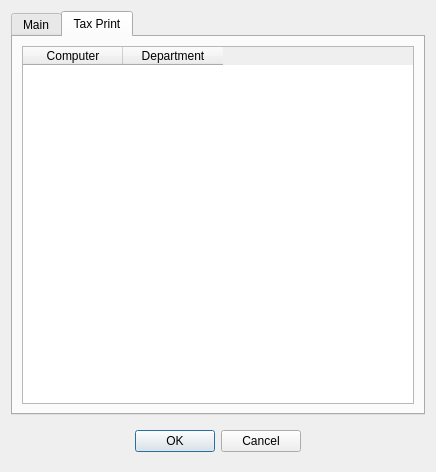
<?xml version="1.0" encoding="UTF-8"?>
<ui version="4.0">
 <class>REInvoiceItem</class>
 <widget class="QDialog" name="REInvoiceItem">
  <property name="geometry">
   <rect>
    <x>0</x>
    <y>0</y>
    <width>436</width>
    <height>450</height>
   </rect>
  </property>
  <property name="windowTitle">
   <string>Invoice Item</string>
  </property>
  <layout class="QVBoxLayout" name="verticalLayout">
   <item>
    <widget class="QTabWidget" name="tabWidget">
     <property name="currentIndex">
      <number>1</number>
     </property>
     <widget class="QWidget" name="tab">
      <attribute name="title">
       <string>Main</string>
      </attribute>
      <layout class="QHBoxLayout" name="horizontalLayout_2">
       <item>
        <layout class="QGridLayout" name="gridLayout">
         <item row="1" column="0">
          <widget class="QLabel" name="label_12">
           <property name="text">
            <string>Voucher type</string>
           </property>
          </widget>
         </item>
         <item row="1" column="1">
          <widget class="EQLineEdit" name="leVaucher">
           <property name="Field" stdset="0">
            <string>f_vaucher</string>
           </property>
          </widget>
         </item>
         <item row="12" column="2">
          <widget class="EQCheckBox" name="chRest">
           <property name="layoutDirection">
            <enum>Qt::RightToLeft</enum>
           </property>
           <property name="text">
            <string>Available in restaurant</string>
           </property>
           <property name="Field" stdset="0">
            <string>f_rest</string>
           </property>
          </widget>
         </item>
         <item row="4" column="1" colspan="2">
          <widget class="EQLineEdit" name="leNameEn">
           <property name="Field" stdset="0">
            <string>f_en</string>
           </property>
          </widget>
         </item>
         <item row="7" column="1" colspan="2">
          <widget class="EQLineEdit" name="leTaxName">
           <property name="Field" stdset="0">
            <string>f_taxName</string>
           </property>
          </widget>
         </item>
         <item row="12" column="0">
          <widget class="QLabel" name="label_10">
           <property name="text">
            <string>No manual charge</string>
           </property>
          </widget>
         </item>
         <item row="7" column="0">
          <widget class="QLabel" name="label_11">
           <property name="text">
            <string>Tax name</string>
           </property>
          </widget>
         </item>
         <item row="12" column="1">
          <widget class="EQCheckBox" name="chAuto">
           <property name="text">
            <string/>
           </property>
           <property name="Field" stdset="0">
            <string>f_auto</string>
           </property>
          </widget>
         </item>
         <item row="3" column="1" colspan="2">
          <widget class="EQLineEdit" name="leNameAm">
           <property name="Field" stdset="0">
            <string>f_am</string>
           </property>
          </widget>
         </item>
         <item row="5" column="1" colspan="2">
          <widget class="EQLineEdit" name="leNameRu">
           <property name="Field" stdset="0">
            <string>f_ru</string>
           </property>
          </widget>
         </item>
         <item row="11" column="1" colspan="2">
          <widget class="EQLineEdit" name="leNoVATDept">
           <property name="Field" stdset="0">
            <string>f_noVatDept</string>
           </property>
          </widget>
         </item>
         <item row="0" column="1" colspan="2">
          <widget class="EQLineEdit" name="leCode">
           <property name="focusPolicy">
            <enum>Qt::NoFocus</enum>
           </property>
           <property name="readOnly">
            <bool>true</bool>
           </property>
           <property name="PrimaryKey" stdset="0">
            <bool>true</bool>
           </property>
           <property name="Field" stdset="0">
            <string>f_id</string>
           </property>
          </widget>
         </item>
         <item row="2" column="2">
          <widget class="EQLineEdit" name="leGroupName">
           <property name="focusPolicy">
            <enum>Qt::NoFocus</enum>
           </property>
           <property name="readOnly">
            <bool>true</bool>
           </property>
          </widget>
         </item>
         <item row="2" column="1">
          <widget class="EQLineEdit" name="leGroupCode">
           <property name="maximumSize">
            <size>
             <width>60</width>
             <height>16777215</height>
            </size>
           </property>
           <property name="Field" stdset="0">
            <string>f_group</string>
           </property>
          </widget>
         </item>
         <item row="0" column="0">
          <widget class="QLabel" name="label">
           <property name="text">
            <string>Code</string>
           </property>
          </widget>
         </item>
         <item row="6" column="1" colspan="2">
          <widget class="EQLineEdit" name="lePrice">
           <property name="Field" stdset="0">
            <string>f_price</string>
           </property>
          </widget>
         </item>
         <item row="2" column="0">
          <widget class="QLabel" name="label_2">
           <property name="text">
            <string>Group</string>
           </property>
          </widget>
         </item>
         <item row="9" column="0">
          <widget class="QLabel" name="label_8">
           <property name="text">
            <string>Tax VAT dept</string>
           </property>
          </widget>
         </item>
         <item row="8" column="0">
          <widget class="QLabel" name="label_7">
           <property name="text">
            <string>ADGT code</string>
           </property>
          </widget>
         </item>
         <item row="6" column="0">
          <widget class="QLabel" name="label_6">
           <property name="text">
            <string>Price</string>
           </property>
          </widget>
         </item>
         <item row="9" column="1" colspan="2">
          <widget class="EQLineEdit" name="leVATDept">
           <property name="Field" stdset="0">
            <string>f_vatDept</string>
           </property>
          </widget>
         </item>
         <item row="8" column="1" colspan="2">
          <widget class="EQLineEdit" name="leADGT">
           <property name="Field" stdset="0">
            <string>f_adgt</string>
           </property>
          </widget>
         </item>
         <item row="11" column="0">
          <widget class="QLabel" name="label_9">
           <property name="text">
            <string>Tax No VAT dept</string>
           </property>
          </widget>
         </item>
         <item row="3" column="0">
          <widget class="QLabel" name="label_3">
           <property name="text">
            <string>Name, am</string>
           </property>
          </widget>
         </item>
         <item row="4" column="0">
          <widget class="QLabel" name="label_4">
           <property name="text">
            <string>Name, en</string>
           </property>
          </widget>
         </item>
         <item row="5" column="0">
          <widget class="QLabel" name="label_5">
           <property name="text">
            <string>Name, ru</string>
           </property>
          </widget>
         </item>
         <item row="10" column="0">
          <widget class="QLabel" name="label_13">
           <property name="text">
            <string>Tax, reception</string>
           </property>
          </widget>
         </item>
         <item row="10" column="1">
          <widget class="EQLineEdit" name="leReceptionTax"/>
         </item>
        </layout>
       </item>
      </layout>
     </widget>
     <widget class="QWidget" name="tab_2">
      <attribute name="title">
       <string>Tax Print</string>
      </attribute>
      <layout class="QHBoxLayout" name="horizontalLayout_3">
       <item>
        <widget class="EQTableWidget" name="tblTaxPrint">
         <column>
          <property name="text">
           <string>Computer</string>
          </property>
         </column>
         <column>
          <property name="text">
           <string>Department</string>
          </property>
         </column>
        </widget>
       </item>
      </layout>
     </widget>
    </widget>
   </item>
   <item>
    <widget class="QWidget" name="widget" native="true">
     <layout class="QHBoxLayout" name="horizontalLayout">
      <item>
       <spacer name="horizontalSpacer">
        <property name="orientation">
         <enum>Qt::Horizontal</enum>
        </property>
        <property name="sizeHint" stdset="0">
         <size>
          <width>57</width>
          <height>20</height>
         </size>
        </property>
       </spacer>
      </item>
      <item>
       <widget class="QPushButton" name="btnOk">
        <property name="text">
         <string>OK</string>
        </property>
       </widget>
      </item>
      <item>
       <widget class="QPushButton" name="tnCancel">
        <property name="text">
         <string>Cancel</string>
        </property>
       </widget>
      </item>
      <item>
       <spacer name="horizontalSpacer_2">
        <property name="orientation">
         <enum>Qt::Horizontal</enum>
        </property>
        <property name="sizeHint" stdset="0">
         <size>
          <width>56</width>
          <height>20</height>
         </size>
        </property>
       </spacer>
      </item>
     </layout>
    </widget>
   </item>
  </layout>
 </widget>
 <customwidgets>
  <customwidget>
   <class>EQLineEdit</class>
   <extends>QLineEdit</extends>
   <header location="global">eqlineedit.h</header>
   <slots>
    <signal>customButtonClicked(bool)</signal>
   </slots>
  </customwidget>
  <customwidget>
   <class>EQTableWidget</class>
   <extends>QTableWidget</extends>
   <header location="global">eqtablewidget.h</header>
  </customwidget>
  <customwidget>
   <class>EQCheckBox</class>
   <extends>QCheckBox</extends>
   <header location="global">eqcheckbox.h</header>
  </customwidget>
 </customwidgets>
 <tabstops>
  <tabstop>tabWidget</tabstop>
  <tabstop>leVaucher</tabstop>
  <tabstop>leGroupCode</tabstop>
  <tabstop>leNameAm</tabstop>
  <tabstop>leNameEn</tabstop>
  <tabstop>leNameRu</tabstop>
  <tabstop>lePrice</tabstop>
  <tabstop>leTaxName</tabstop>
  <tabstop>leADGT</tabstop>
  <tabstop>leVATDept</tabstop>
  <tabstop>leReceptionTax</tabstop>
  <tabstop>leNoVATDept</tabstop>
  <tabstop>chAuto</tabstop>
  <tabstop>chRest</tabstop>
  <tabstop>btnOk</tabstop>
  <tabstop>tnCancel</tabstop>
  <tabstop>tblTaxPrint</tabstop>
 </tabstops>
 <resources/>
 <connections/>
</ui>
